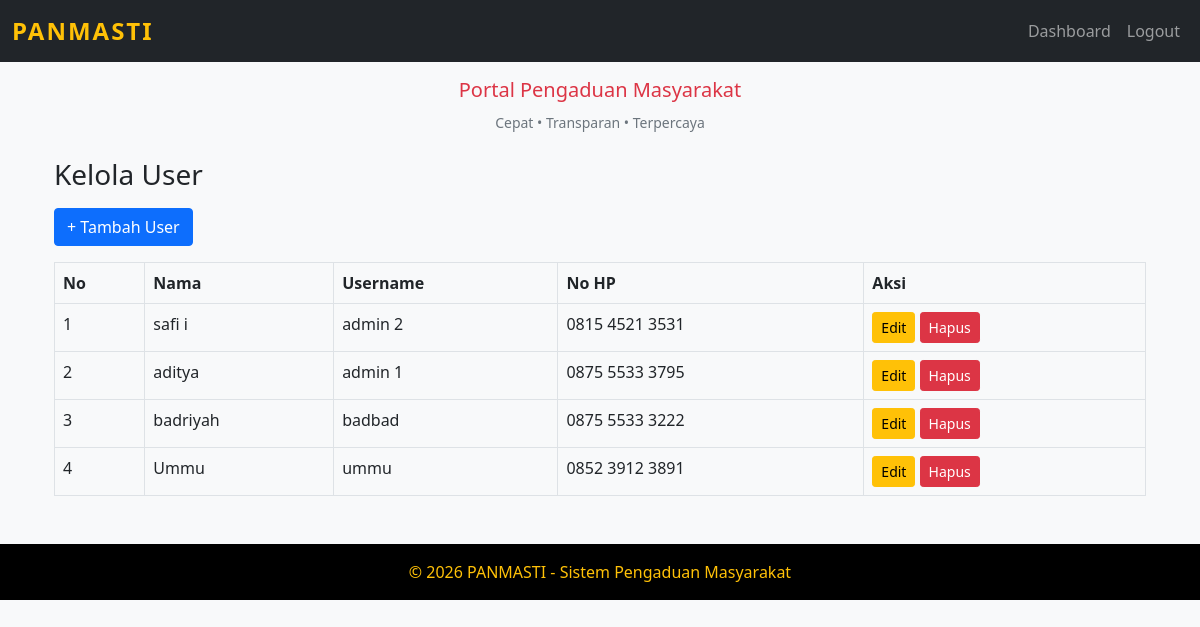
Screenshot of /pengaduanmasyarakat/admin/data_user.php with the database file from the repository.
### tables this page shows
CREATE TABLE `users` (
  `id` int(11) NOT NULL,
  `nama` varchar(100) DEFAULT NULL,
  `username` varchar(50) DEFAULT NULL,
  `no_hp` varchar(20) DEFAULT NULL,
  `password` varchar(255) DEFAULT NULL,
  `role` enum('admin','user') DEFAULT NULL
);

### pengaduanmasyarakat/admin/data_user.php (the view)
<?php
include "../koneksi.php";
include "../header.php";
$data = mysqli_query($conn, "SELECT * FROM users ORDER BY id DESC");
?>
<div class="container mt-4">
    <h3 class="mb-3">Kelola User</h3>
    <a href="tambah_user.php" class="btn btn-primary mb-3">+ Tambah User</a>
    <table class="table table-bordered">
        <tr>
            <th>No</th>
            <th>Nama</th>
            <th>Username</th>
            <th>No HP</th>
            <th>Aksi</th>
        </tr>
        <?php
        $no = 1;
        while($d = mysqli_fetch_array($data)){
        ?>
        <tr>
            <td><?= $no++ ?></td>
            <td><?= $d['nama'] ?></td>
            <td><?= $d['username'] ?></td>
            <td><?= $d['no_hp'] ?></td>
            <td>
                <a href="edit_user.php?id=<?= $d['id'] ?>" class="btn btn-warning btn-sm">Edit</a>
                <a href="hapus_user.php?id=<?= $d['id'] ?>" class="btn btn-danger btn-sm"
                   onclick="return confirm('Yakin hapus user?')">Hapus</a>
            </td>
        </tr>
        <?php } ?>
    </table>
</div>
<?php include "../footer.php"; ?>

### pengaduanmasyarakat/header.php (style rules this page uses)
body { background:#f8f9fa; }
.btn { transition:0.2s; }
a { transition:0.2s; }

### rows the page displays
users: nama "safi i", username "admin 2", no_hp "0815 4521 3531"
users: nama "aditya", username "admin 1", no_hp "0875 5533 3795"
users: nama "badriyah", username "badbad", no_hp "0875 5533 3222"
users: nama "Ummu", username "ummu", no_hp "0852 3912 3891"
